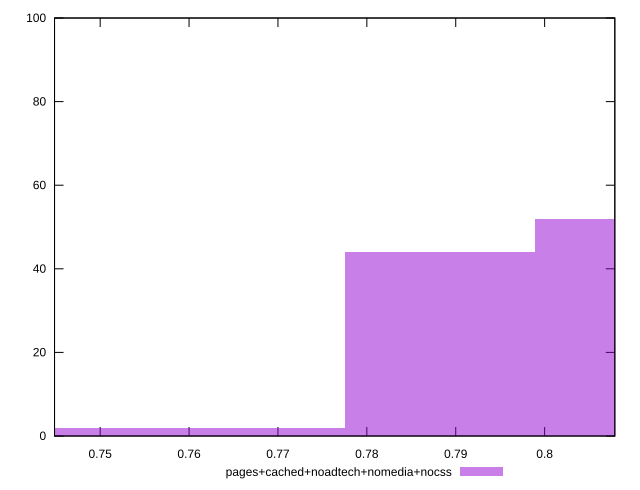

Recreate this plot in gnuplot.
reset

$pagesCachedNoadtechNomediaNocss <<EOF
0.7456381818427635 2
0.7882460779480643 44
0.8095500260007147 52
0.766942129895414 2
EOF

set key outside below
set boxwidth 0.021303948052650387
set xrange [0.7448648046599253:0.8078976730143735]
set yrange [0:100]
set trange [0:100]
set style fill transparent solid 0.5 noborder
set terminal svg size 640, 490 enhanced background rgb 'white'
set output "report_00019_2021-02-10T18-14-37.922Z//meta/pScore/comparison/histogram/4_vs_5.svg"

plot $pagesCachedNoadtechNomediaNocss title "pages+cached+noadtech+nomedia+nocss" with boxes

reset
